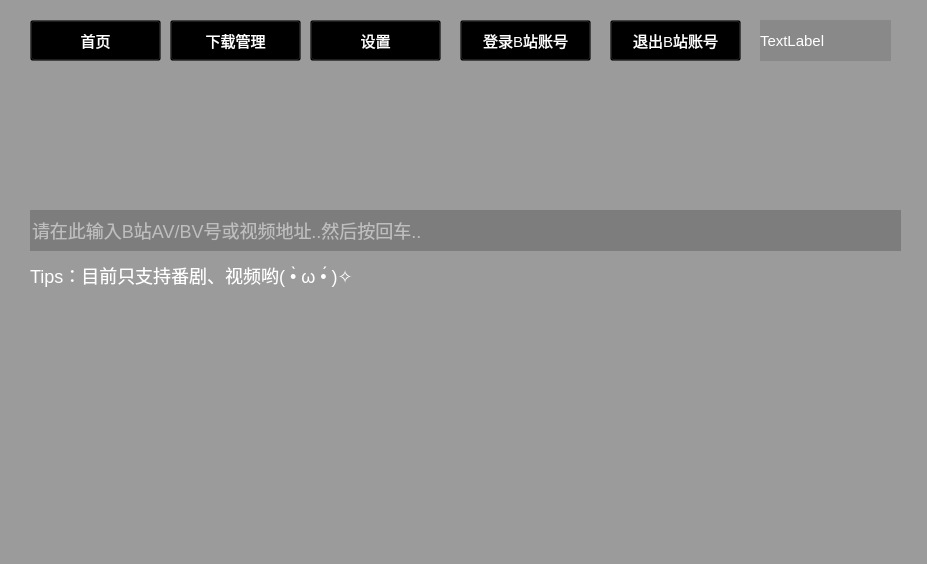
<?xml version="1.0" encoding="UTF-8"?>
<ui version="4.0">
 <class>MainWindow</class>
 <widget class="QMainWindow" name="MainWindow">
  <property name="geometry">
   <rect>
    <x>0</x>
    <y>0</y>
    <width>927</width>
    <height>564</height>
   </rect>
  </property>
  <property name="windowTitle">
   <string>哔哩哔哩视频下载器 Beta v0.1 作者：菠萝小西瓜  φ(゜▽゜*)♪</string>
  </property>
  <property name="windowIcon">
   <iconset resource="image.qrc">
    <normaloff>:/ico/favicon.ico</normaloff>:/ico/favicon.ico</iconset>
  </property>
  <property name="autoFillBackground">
   <bool>false</bool>
  </property>
  <property name="styleSheet">
   <string notr="true">background:rgba(0,0,0,30);</string>
  </property>
  <widget class="QWidget" name="centralwidget">
   <property name="autoFillBackground">
    <bool>false</bool>
   </property>
   <widget class="QLabel" name="Background">
    <property name="geometry">
     <rect>
      <x>0</x>
      <y>0</y>
      <width>931</width>
      <height>571</height>
     </rect>
    </property>
    <property name="contextMenuPolicy">
     <enum>Qt::NoContextMenu</enum>
    </property>
    <property name="text">
     <string/>
    </property>
    <property name="pixmap">
     <pixmap resource="image.qrc">:/jpg/background.jpg</pixmap>
    </property>
    <property name="scaledContents">
     <bool>true</bool>
    </property>
   </widget>
   <widget class="QLabel" name="Tips">
    <property name="geometry">
     <rect>
      <x>30</x>
      <y>260</y>
      <width>331</width>
      <height>31</height>
     </rect>
    </property>
    <property name="styleSheet">
     <string notr="true">background:rgba(0,0,0,0);color:white;

font-family: 微软雅黑;

font-size:18px</string>
    </property>
    <property name="text">
     <string>Tips：目前只支持番剧、视频哟( •̀ ω •́ )✧</string>
    </property>
   </widget>
   <widget class="QPushButton" name="Main_Button">
    <property name="geometry">
     <rect>
      <x>30</x>
      <y>20</y>
      <width>131</width>
      <height>41</height>
     </rect>
    </property>
    <property name="styleSheet">
     <string notr="true">background:rgba(0,0,0,30);color:white;

font-family: 微软雅黑;

font-size:15px</string>
    </property>
    <property name="text">
     <string>首页</string>
    </property>
   </widget>
   <widget class="QPushButton" name="Download_Manage_Button">
    <property name="geometry">
     <rect>
      <x>170</x>
      <y>20</y>
      <width>131</width>
      <height>41</height>
     </rect>
    </property>
    <property name="styleSheet">
     <string notr="true">background:rgba(0,0,0,30);color:white;

font-family: 微软雅黑;

font-size:15px</string>
    </property>
    <property name="text">
     <string>下载管理</string>
    </property>
   </widget>
   <widget class="QPushButton" name="Setting_Button">
    <property name="geometry">
     <rect>
      <x>310</x>
      <y>20</y>
      <width>131</width>
      <height>41</height>
     </rect>
    </property>
    <property name="styleSheet">
     <string notr="true">background:rgba(0,0,0,30);color:white;

font-family: 微软雅黑;

font-size:15px</string>
    </property>
    <property name="text">
     <string>设置</string>
    </property>
   </widget>
   <widget class="QPushButton" name="Sgin_in_Button">
    <property name="geometry">
     <rect>
      <x>460</x>
      <y>20</y>
      <width>131</width>
      <height>41</height>
     </rect>
    </property>
    <property name="styleSheet">
     <string notr="true">background:rgba(0,0,0,30);color:white;

font-family: 微软雅黑;

font-size:15px</string>
    </property>
    <property name="text">
     <string>登录B站账号</string>
    </property>
   </widget>
   <widget class="QPushButton" name="Sgin_out_Button">
    <property name="geometry">
     <rect>
      <x>610</x>
      <y>20</y>
      <width>131</width>
      <height>41</height>
     </rect>
    </property>
    <property name="styleSheet">
     <string notr="true">background:rgba(0,0,0,30);color:white;

font-family: 微软雅黑;

font-size:15px</string>
    </property>
    <property name="text">
     <string>退出B站账号</string>
    </property>
   </widget>
   <widget class="QLabel" name="Login_Username">
    <property name="geometry">
     <rect>
      <x>760</x>
      <y>20</y>
      <width>131</width>
      <height>41</height>
     </rect>
    </property>
    <property name="styleSheet">
     <string notr="true">background:rgba(0,0,0,30);color:white;

font-family: 微软雅黑;

font-size:15px</string>
    </property>
    <property name="text">
     <string>TextLabel</string>
    </property>
   </widget>
   <widget class="QLineEdit" name="Search_Edit">
    <property name="geometry">
     <rect>
      <x>30</x>
      <y>210</y>
      <width>871</width>
      <height>41</height>
     </rect>
    </property>
    <property name="styleSheet">
     <string notr="true">background:rgba(0,0,0,50);border:none;color:white;

font-family: 微软雅黑;

font-size:18px</string>
    </property>
    <property name="placeholderText">
     <string>请在此输入B站AV/BV号或视频地址..然后按回车..</string>
    </property>
   </widget>
  </widget>
 </widget>
 <resources>
  <include location="image.qrc"/>
 </resources>
 <connections/>
</ui>
